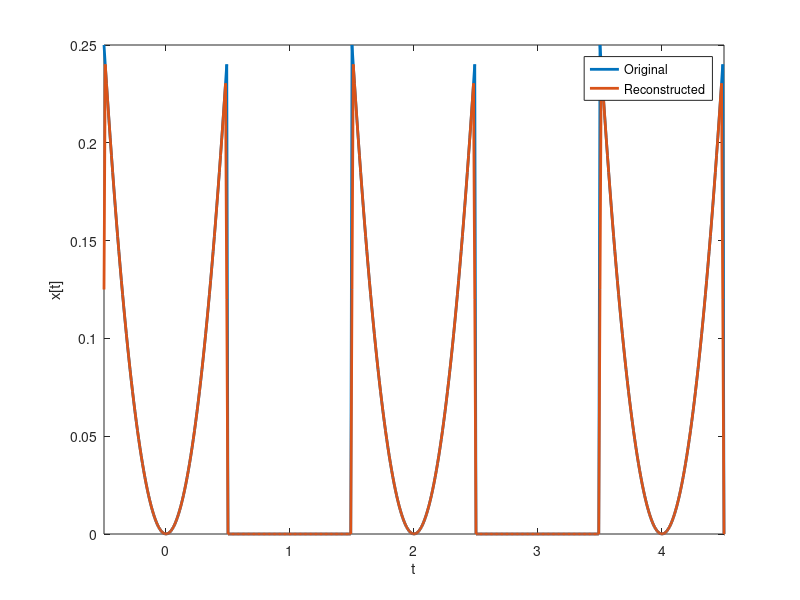
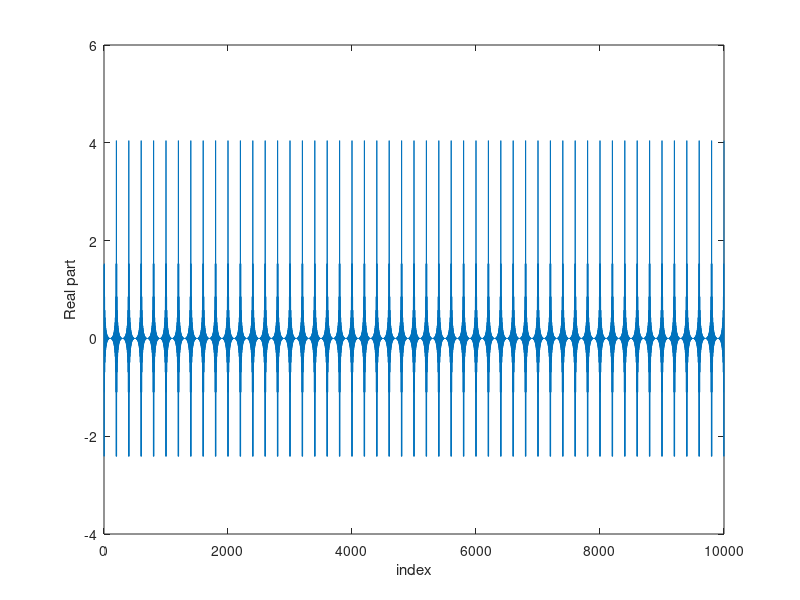
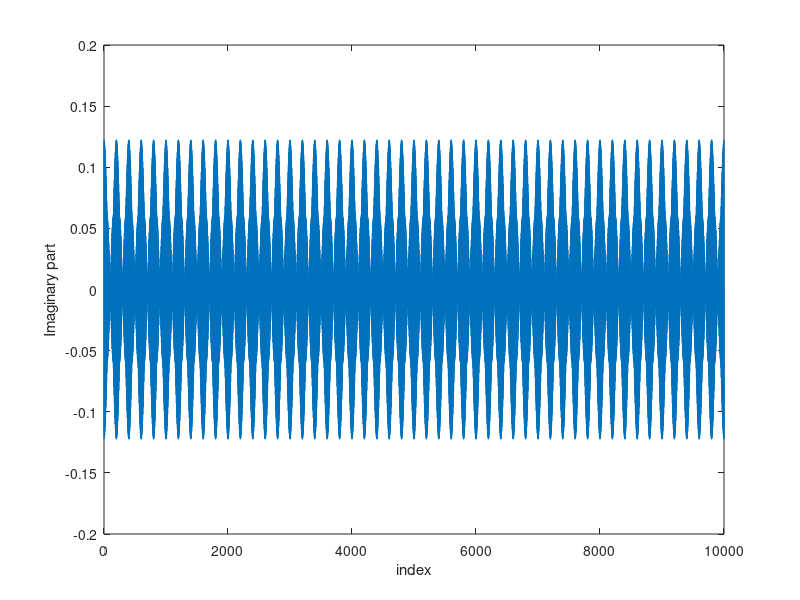

Recreate these plots in MATLAB, in order.
clc
clear all
close all
%%
t = -0.5:0.01:0.49;
xt = t.^2;
M = 10000;
T = 2;
for i = 1:M
    k = 1;
    for t = -0.5:0.01:0.49
        graph(k) =  (t^2)*exp(-j*i*2*pi/T*t);
        k = k + 1;
    end;
    c(i) = 1/T.*trapz(graph);
end;
for t = -0.5:0.01:0.49
    s = 0;
    m = int16(t*100 + 51);
    for k = 1:M
        s  = s + c(k)*exp(j*k*2*pi/T*t);
    end;
    d(m) = abs(s)/M*T;
    m = m + 1;
end;
t = -0.5:0.01:1.49;
xt(numel(t)) = 0;
d(numel(t)) = 0;
figure;
t = -0.5:0.01:5.49;
xt = repmat(xt, 1, 3);
plot(t, xt, 'Linewidth', 2);
hold on;
d = repmat(d, 1, 3);
plot(t, d, 'Linewidth', 2);
xlabel('t');
ylabel('x[t]');
legend('Original','Reconstructed');
xlim([-0.5, 4.5]);
figure;
plot(real(c));
xlabel('index');
ylabel('Real part');
figure;
plot(imag(c));
xlabel('index');
ylabel('Imaginary part');